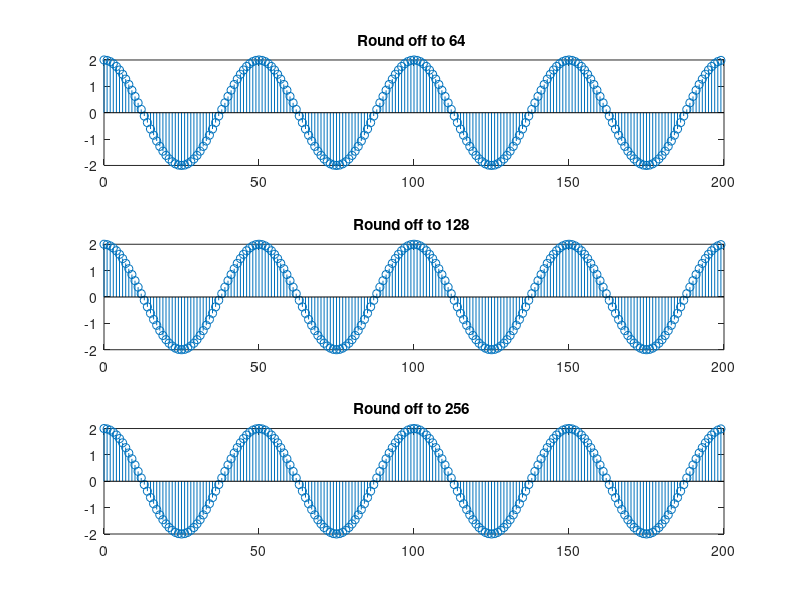

Recreate this plot in MATLAB.
fd=1/50;%frequency
n=0:199;%time period
x=2*cos(2*pi*fd*n);%cosin function
q1=6;%level 64
xq1=round(x*10^q1)/10^q1;%rounding off
subplot(3,1,1)%3 rows 1 columns 2 box
stem(n,xq1)%graph output
title('Round off to 64 ')%graph title
q2=7;%level 7
xq2=round(x*10^q2)/10^q2;%rounding off
subplot(3,1,2)%3 rows 1 columns 2 box
stem(n,xq2)%graph output
title('Round off to 128 ')%graph title
q3=8;%level 256
xq3=round(x*10^q3)/10^q3;%rounding off
subplot(3,1,3)%3 rows 1 column 1 box
stem(n,xq3)%graph output
title('Round off to 256 ')%graph title